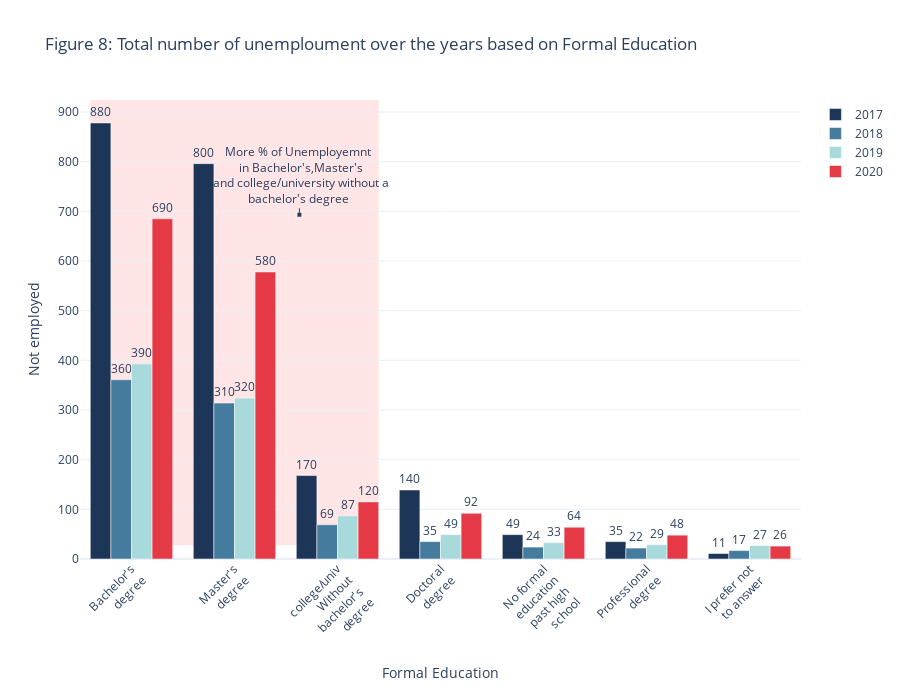

This figure's notebook cell:
### Code cell
x_edu = ["Bachelor's<br>degree", "Master's<br>degree",
       "college/univ<br>Without<br>bachelor's<br>degree",
       'Doctoral<br>degree',
       'No formal<br>education<br>past high<br>school',
       'Professional<br>degree', 'I prefer not<br> to answer'] 

colors = {'2017':'#1d3557',
          '2018':'#457b9d',
          '2019':'#a8dadc',
          '2020':'#e63946'}

  
fig_edu = go.Figure(data=[go.Bar( 
    name = '2017', 
    x = x_edu, 
    y = edu2017['counts'],
    text=edu2017['counts'],
    textposition='outside',
    marker_color=colors['2017']
   ), 
                       go.Bar( 
    name = '2018', 
    x = x_edu, 
    y = edu2018['counts'],
    text=edu2018['counts'],
    textposition='outside',
    marker_color=colors['2018'],
   ) ,
                       go.Bar( 
    name = '2019', 
    x = x_edu, 
    y = edu2019['counts'],
    text=edu2019['counts'],
    textposition='outside',
    marker_color=colors['2019'],
    ) ,
                       go.Bar( 
    name = '2020', 
    x = x_edu, 
    y = edu2020['counts'],
    text=edu2020['counts'],
    textposition='outside',
    marker_color=colors['2020'],
   ) 
]) 

fig_edu.update_traces(texttemplate='%{text:.2s}', textposition='outside')
fig_edu.update_layout(uniformtext_minsize=2,yaxis=dict(title='Not employed'),width=900,height=690,
                   title='Figure 8: Total number of unemploument over the years based on Formal Education',barmode='group', xaxis_tickangle=-45,
                   xaxis=dict(title='Formal Education'),template="plotly_white",
                   annotations=[go.layout.Annotation(x=1.63, y=0.75, xref="x", yref="paper",
                                text="More % of Unemployemnt <br> in Bachelor's,Master's<br> and college/university without a<br>bachelor's degree ",
                                showarrow=True, arrowhead=7, ax=0, ay=-40)])
fig_edu.add_shape(go.layout.Shape(
                    type="rect",
                    xref="x",
                    yref="paper",
                   
                    x0=-0.4,
                    x1=2.4,
                    y0=0.03,
                    y1=1,
                    fillcolor="red",
                    opacity=0.1,
                    
                    layer="below",
                    line_width=0))                  
fig_edu.show()

### Figure 1 — Plotly figure (JSON) as saved in the notebook; plotly's stock layout.template omitted (floating-point values rounded to 4 significant figures)
{"data": [{"marker": {"color": "#1d3557"}, "name": "2017", "text": [878.0, 796.0, 168.0, 139.0, 49.0, 35.0, 11.0], "textposition": "outside", "texttemplate": "%{text:.2s}", "type": "bar", "x": ["Bachelor's<br>degree", "Master's<br>degree", "college/univ<br>Without<br>bachelor's<br>degree", "Doctoral<br>degree", "No formal<br>education<br>past high<br>school", "Professional<br>degree", "I prefer not<br> to answer"], "y": [878, 796, 168, 139, 49, 35, 11]}, {"marker": {"color": "#457b9d"}, "name": "2018", "text": [361.0, 314.0, 69.0, 35.0, 24.0, 22.0, 17.0], "textposition": "outside", "texttemplate": "%{text:.2s}", "type": "bar", "x": ["Bachelor's<br>degree", "Master's<br>degree", "college/univ<br>Without<br>bachelor's<br>degree", "Doctoral<br>degree", "No formal<br>education<br>past high<br>school", "Professional<br>degree", "I prefer not<br> to answer"], "y": [361, 314, 69, 35, 24, 22, 17]}, {"marker": {"color": "#a8dadc"}, "name": "2019", "text": [393.0, 324.0, 87.0, 49.0, 33.0, 29.0, 27.0], "textposition": "outside", "texttemplate": "%{text:.2s}", "type": "bar", "x": ["Bachelor's<br>degree", "Master's<br>degree", "college/univ<br>Without<br>bachelor's<br>degree", "Doctoral<br>degree", "No formal<br>education<br>past high<br>school", "Professional<br>degree", "I prefer not<br> to answer"], "y": [393, 324, 87, 49, 33, 29, 27]}, {"marker": {"color": "#e63946"}, "name": "2020", "text": [685.0, 578.0, 115.0, 92.0, 64.0, 48.0, 26.0], "textposition": "outside", "texttemplate": "%{text:.2s}", "type": "bar", "x": ["Bachelor's<br>degree", "Master's<br>degree", "college/univ<br>Without<br>bachelor's<br>degree", "Doctoral<br>degree", "No formal<br>education<br>past high<br>school", "Professional<br>degree", "I prefer not<br> to answer"], "y": [685, 578, 115, 92, 64, 48, 26]}], "layout": {"annotations": [{"arrowhead": 7, "ax": 0, "ay": -40, "showarrow": true, "text": "More % of Unemployemnt <br> in Bachelor's,Master's<br> and college/university without a<br>bachelor's degree ", "x": 1.63, "xref": "x", "y": 0.75, "yref": "paper"}], "barmode": "group", "height": 690, "shapes": [{"fillcolor": "red", "layer": "below", "line": {"width": 0}, "opacity": 0.1, "type": "rect", "x0": -0.4, "x1": 2.4, "xref": "x", "y0": 0.03, "y1": 1, "yref": "paper"}], "title": {"text": "Figure 8: Total number of unemploument over the years based on Formal Education"}, "uniformtext": {"minsize": 2}, "width": 900, "xaxis": {"tickangle": -45, "title": {"text": "Formal Education"}}, "yaxis": {"title": {"text": "Not employed"}}}}
